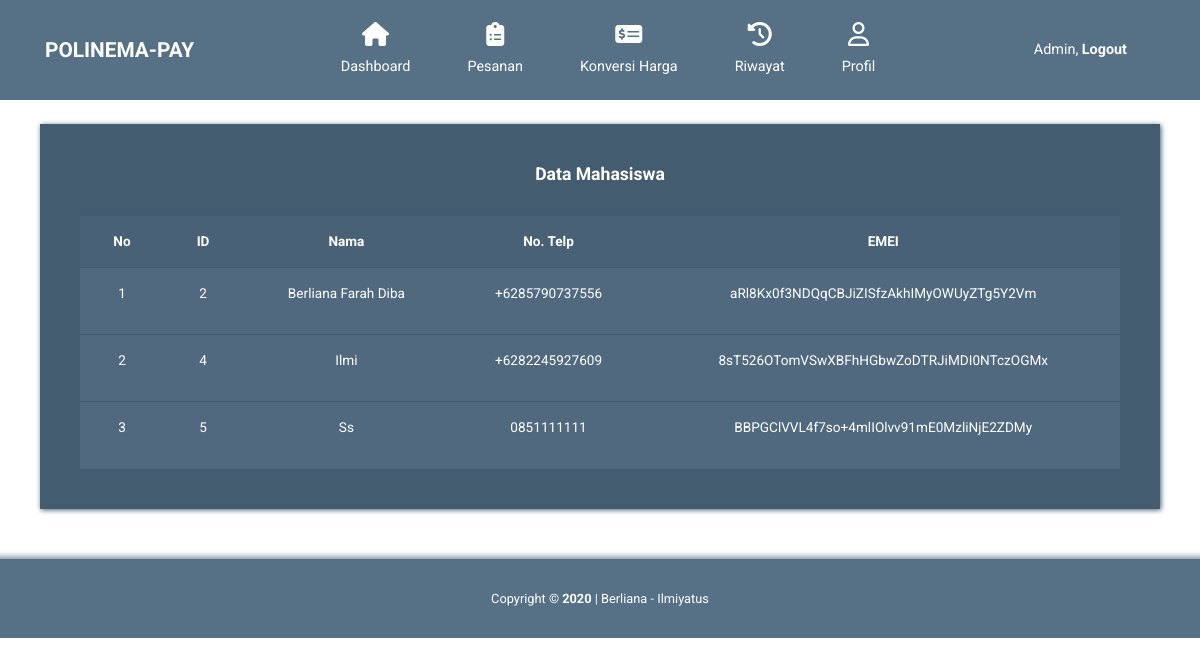
The app's page /Admin/user-mahasiswa.php (signed in), older data.
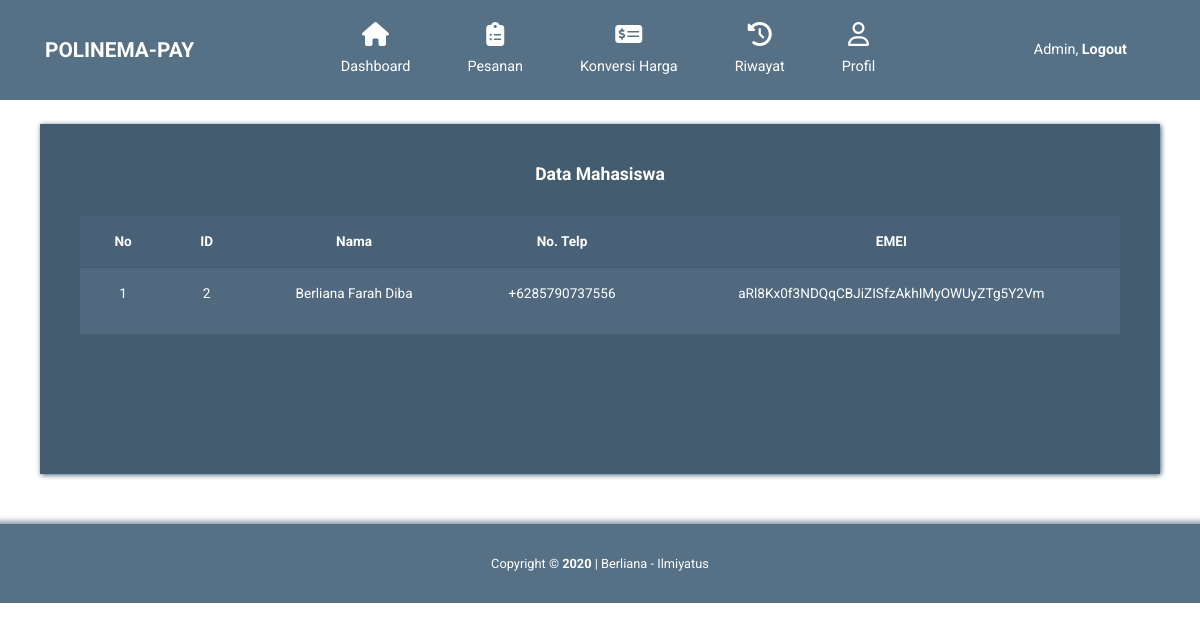
The same page, newer data.
### tables this page shows
CREATE TABLE `user` (
  `id` int(100) NOT NULL,
  `unique_id` varchar(23) NOT NULL,
  `level` varchar(20) NOT NULL,
  `name` varchar(50) NOT NULL,
  `nohp` varchar(15) NOT NULL,
  `encrypted_imei` varchar(50) NOT NULL,
  `salt` varchar(10) NOT NULL,
  `created_at` datetime DEFAULT NULL,
  `updated_at` datetime DEFAULT NULL
);

### Admin/user-mahasiswa.php (the view, shortened to what this page needs)
<?php
require_once 'koneksi.php';
$query = mysqli_query($koneksi,"SELECT * FROM user ORDER BY id");
?>
<!DOCTYPE html>
<html lang="en">
<head>
    <link rel="stylesheet" href="css/fontawesome.min.css">
    <link rel="stylesheet" href="css/bootstrap.min.css">
    <link rel="stylesheet" href="css/templatemo-style.css">
</head>
<body id="reportsPage">
    <div class="" id="home">
        <nav class="navbar navbar-expand-xl">
            <div class="container h-100">
                <a class="navbar-brand" href="index-admin.php">
                    <h1 class="tm-site-title mb-0">POLINEMA-PAY</h1>
                </a>
            <div class="collapse navbar-collapse" id="navbarSupportedContent">
                <ul class="navbar-nav mx-auto h-100">
                    <li class="nav-item">
                        <a class="nav-link" href="index-admin.php">
                            <i class="fas fa-home"></i>
                            Dashboard
                        </a>
                    </li>
                    <li class="nav-item">
                        <a class="nav-link" href="peninjaupesanan.php">
                            <i class="fas fa-clipboard-list"></i>
                            Pesanan
                        </a>
                    </li>
                    <li class="nav-item">
                        <a class="nav-link" href="konversiharga.php">
                            <i class="fas fa-money-check-alt"></i>
                            Konversi Harga
                        </a>
                    </li>
                    <li class="nav-item">
                        <a class="nav-link" href="riwayat.php">
                            <i class="fas fa-history"></i>
                            Riwayat
                        </a>
                    </li>
                    <li class="nav-item">
                        <a class="nav-link" href="accounts.php">
                            <i class="far fa-user"></i>
                            Profil
                        </a>
                    </li>
                </ul>
                <ul class="navbar-nav">
                    <li class="nav-item">
                        <a class="nav-link d-block" href="logout.php">
                            Admin, <b>Logout</b>
                        </a>
                    </li>
                </ul>
            </div>
        </div>
    </nav>
<div class="container">
    <br>
    <div class="row tm-content-row">
        <div class="col-12 tm-block-col">
            <div class="tm-bg-primary-dark tm-block tm-block-taller tm-block-scroll">
                <h2 align="center" class="tm-block-title">Data Mahasiswa</h2>
                <table class="table table-hover ">
                  <thead>
                    <tr align="center">
                      <th>No</th>
                      <th>ID</th>
                      <th>Nama</th>
                      <th>No. Telp</th>
                      <th>EMEI</th>
                  </tr>
              </thead>
              <tbody>
                <?php
                $no=1;
                $batas = 3;
              if(!isset($_GET['page'])){
                  $activepage = 1;
              } else {
                  $activepage = $_GET['page'];
              }
              $mulai = $batas * ($activepage-1);
              if(isset($_POST['qcari'])){
                  $qcari=$_POST['qcari'];
                  $query = mysqli_query($koneksi,"SELECT  id, unique_id, level, name, nohp, encrypted_imei, salt, created_at, updated_at FROM user where nohp like '%$qcari%' limit $mulai, $batas");
              } else {
                $query = mysqli_query($koneksi,"SELECT * FROM user where level='User'");
              }
              while ($menu = mysqli_fetch_array($query)) {
                  ?>
                  <tr align="center">
                    <td><p><?php echo $no; ?></p></td>
                    <td><p><?php echo $menu['id'];?></p></td>
                    <td><p><?php echo $menu['name'];?></p></td>
                    <td><p><?php echo $menu['nohp'];?></p></td>
                    <td><p><?php echo $menu['encrypted_imei'];?></p></td>
                </tr>
                <?php
                $no++;
            }
            ?>
        </tbody>
    </table>
</div>
</div>
</div>
</div>
<footer class="tm-footer row tm-mt-small">
    <div class="col-12 font-weight-light">
      <p class="text-center text-white mb-0 px-4 small">
        Copyright &copy; <b>2020</b> | Berliana - Ilmiyatus
    </p>
</div>
</footer>
</div>
</body>
</html>

Row changes from the older to the newer data that the page shows:
no longer on this page (row edited): user: id "4", name "Ilmi", nohp "+6282245927609", encrypted_imei "8sT526OTomVSwXBFhHGbwZoDTRJiMDI0NTczOGMx"
removed user: id "5", name "Ss", nohp "0851111111", encrypted_imei "BBPGClVVL4f7so+4mlIOlvv91mE0MzliNjE2ZDMy"
